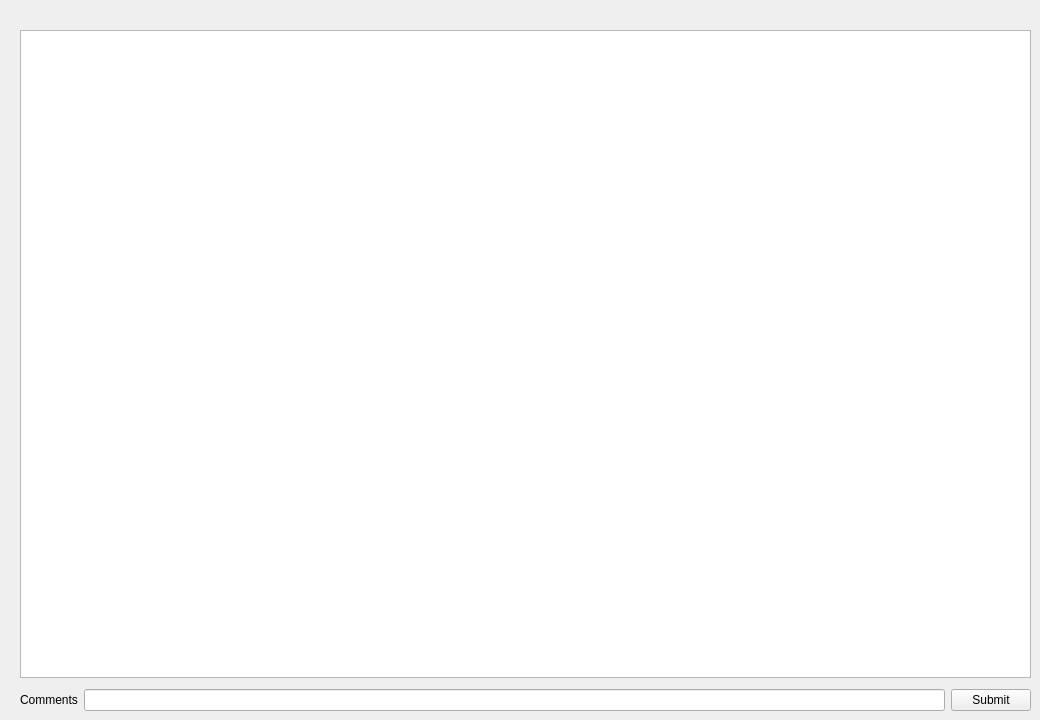
            <widget class="QWidget" name="tabComment">
             <attribute name="title">
              <string>Comments</string>
             </attribute>
             <widget class="QWidget" name="layoutWidget">
              <property name="geometry">
               <rect>
                <x>20</x>
                <y>30</y>
                <width>1011</width>
                <height>681</height>
               </rect>
              </property>
              <layout class="QVBoxLayout" name="verticalLayout_4">
               <item>
                <widget class="QTableView" name="tblComment">
                 <property name="enabled">
                  <bool>true</bool>
                 </property>
                </widget>
               </item>
               <item>
                <spacer name="verticalSpacer_3">
                 <property name="orientation">
                  <enum>Qt::Vertical</enum>
                 </property>
                 <property name="sizeType">
                  <enum>QSizePolicy::Fixed</enum>
                 </property>
                 <property name="sizeHint" stdset="0">
                  <size>
                   <width>20</width>
                   <height>5</height>
                  </size>
                 </property>
                </spacer>
               </item>
               <item>
                <layout class="QHBoxLayout" name="horizontalLayout">
                 <item>
                  <widget class="QLabel" name="lblComment">
                   <property name="text">
                    <string>Comments</string>
                   </property>
                  </widget>
                 </item>
                 <item>
                  <widget class="QLineEdit" name="lineComment">
                   <property name="enabled">
                    <bool>true</bool>
                   </property>
                  </widget>
                 </item>
                 <item>
                  <widget class="QPushButton" name="btmSubmit">
                   <property name="enabled">
                    <bool>true</bool>
                   </property>
                   <property name="text">
                    <string>Submit</string>
                   </property>
                  </widget>
                 </item>
                </layout>
               </item>
              </layout>
             </widget>
            </widget>
